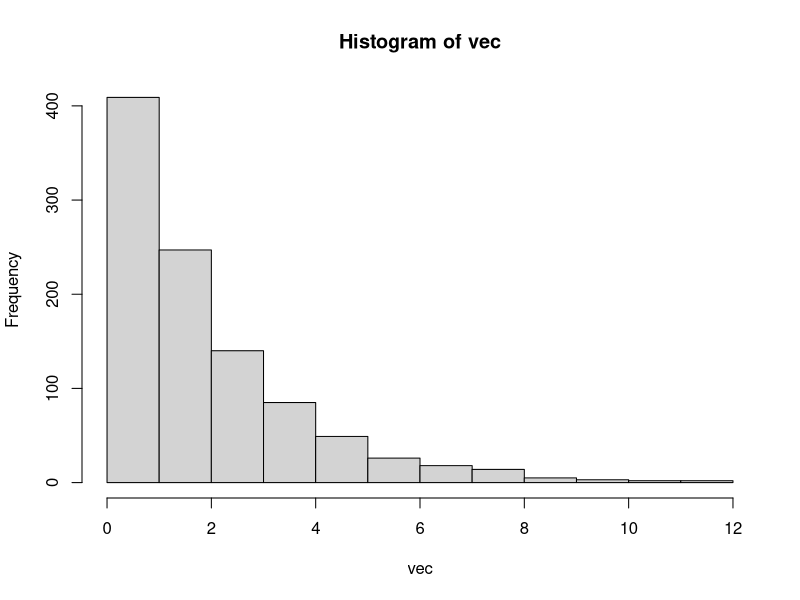
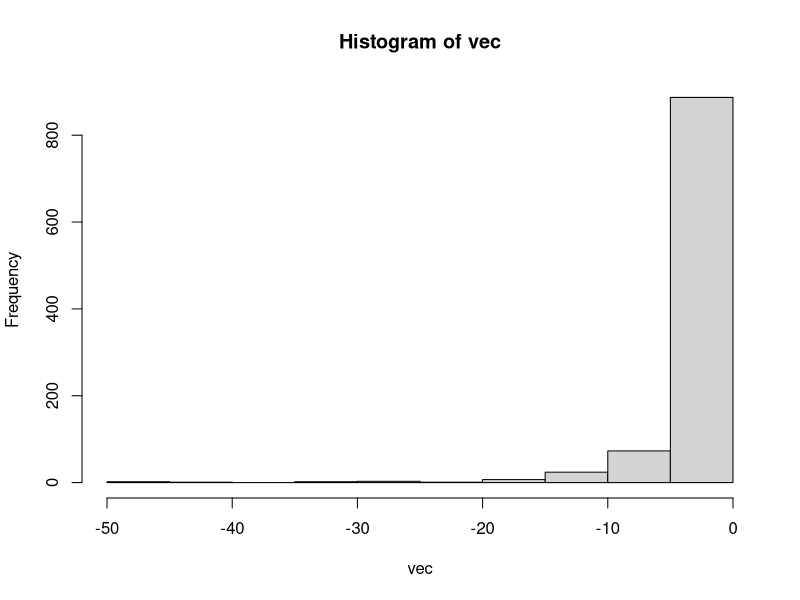

The R source for these figures, in order:
# inversion method

## exponential

func <- function(u, lambda=0.5){
  
  x = -log(1-u)/lambda
  
  return(x)

}

vec = sapply(runif(1000), func)

hist(vec)

## weibull

func <- function(u, beta=0.5){
  
  x = -(log(1-u))^(1/beta) # ou x = log(1/(1-u))^(1/beta)
  
  return(x)
  
}

vec = sapply(runif(1000), func)

hist(vec)

# rejection method

